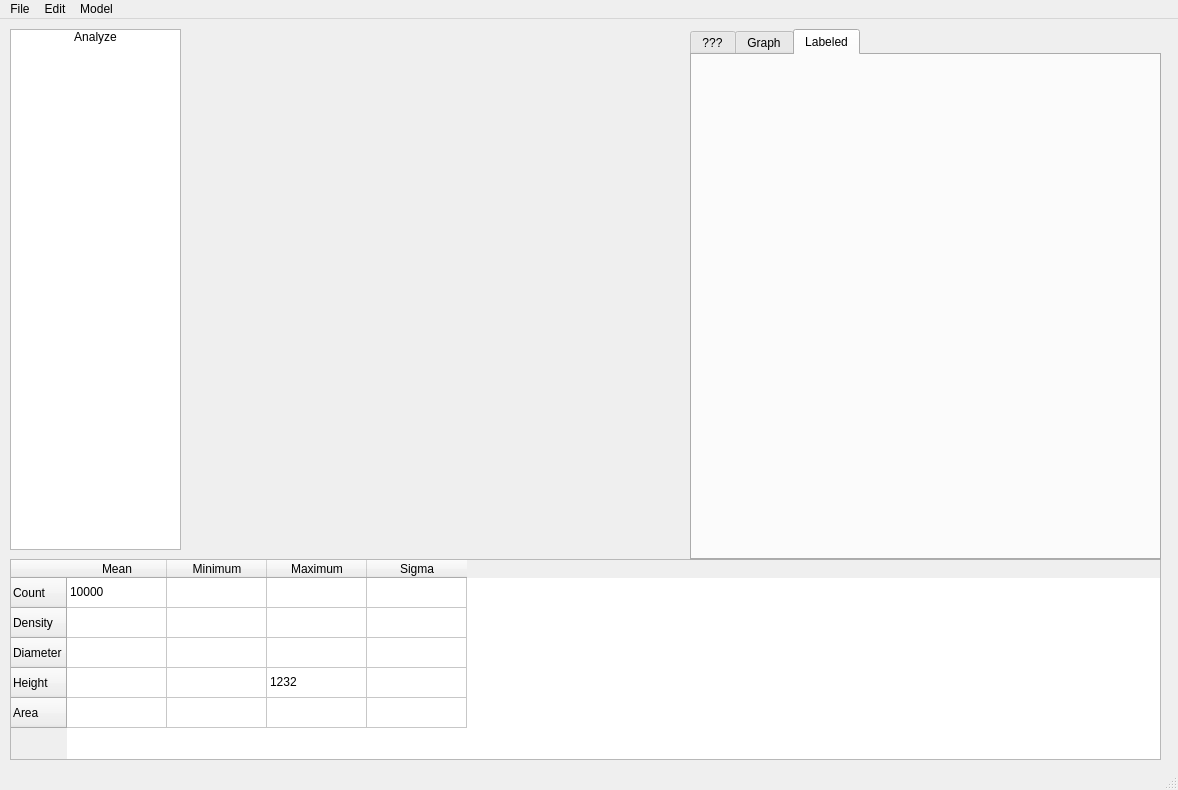
<?xml version="1.0" encoding="UTF-8"?>
<ui version="4.0">
 <class>MainWindow</class>
 <widget class="QMainWindow" name="MainWindow">
  <property name="geometry">
   <rect>
    <x>0</x>
    <y>0</y>
    <width>1178</width>
    <height>790</height>
   </rect>
  </property>
  <property name="windowTitle">
   <string>MainWindow</string>
  </property>
  <widget class="QWidget" name="centralwidget">
   <widget class="QLabel" name="label">
    <property name="geometry">
     <rect>
      <x>190</x>
      <y>30</y>
      <width>481</width>
      <height>501</height>
     </rect>
    </property>
    <property name="text">
     <string/>
    </property>
    <property name="pixmap">
     <pixmap>../../../Pictures/Screenshots/Screenshot from 2025-02-26 12-03-03.png</pixmap>
    </property>
   </widget>
   <widget class="QListWidget" name="listWidget">
    <property name="geometry">
     <rect>
      <x>10</x>
      <y>10</y>
      <width>171</width>
      <height>521</height>
     </rect>
    </property>
    <item>
     <property name="text">
      <string>Analyze</string>
     </property>
     <property name="textAlignment">
      <set>AlignCenter</set>
     </property>
    </item>
   </widget>
   <widget class="QTableWidget" name="tableWidget">
    <property name="geometry">
     <rect>
      <x>10</x>
      <y>540</y>
      <width>1151</width>
      <height>201</height>
     </rect>
    </property>
    <row>
     <property name="text">
      <string>Count</string>
     </property>
    </row>
    <row>
     <property name="text">
      <string>Density</string>
     </property>
    </row>
    <row>
     <property name="text">
      <string>Diameter</string>
     </property>
    </row>
    <row>
     <property name="text">
      <string>Height</string>
     </property>
    </row>
    <row>
     <property name="text">
      <string>Area</string>
     </property>
    </row>
    <column>
     <property name="text">
      <string>Mean</string>
     </property>
    </column>
    <column>
     <property name="text">
      <string>Minimum</string>
     </property>
    </column>
    <column>
     <property name="text">
      <string>Maximum</string>
     </property>
    </column>
    <column>
     <property name="text">
      <string>Sigma</string>
     </property>
    </column>
    <item row="0" column="0">
     <property name="text">
      <string>10000</string>
     </property>
    </item>
    <item row="3" column="2">
     <property name="text">
      <string>1232</string>
     </property>
    </item>
   </widget>
   <widget class="QTabWidget" name="tabWidget">
    <property name="geometry">
     <rect>
      <x>690</x>
      <y>10</y>
      <width>471</width>
      <height>531</height>
     </rect>
    </property>
    <property name="currentIndex">
     <number>2</number>
    </property>
    <widget class="QWidget" name="tab1">
     <attribute name="title">
      <string>???</string>
     </attribute>
     <widget class="QLabel" name="label1">
      <property name="geometry">
       <rect>
        <x>10</x>
        <y>10</y>
        <width>451</width>
        <height>481</height>
       </rect>
      </property>
      <property name="text">
       <string/>
      </property>
      <property name="pixmap">
       <pixmap>../../../Pictures/Screenshots/Screenshot from 2025-02-26 11-56-07.png</pixmap>
      </property>
     </widget>
    </widget>
    <widget class="QWidget" name="tab2">
     <attribute name="title">
      <string>Graph</string>
     </attribute>
     <widget class="QLabel" name="label2">
      <property name="geometry">
       <rect>
        <x>0</x>
        <y>0</y>
        <width>461</width>
        <height>491</height>
       </rect>
      </property>
      <property name="text">
       <string/>
      </property>
      <property name="pixmap">
       <pixmap>../../../Pictures/Screenshots/Screenshot from 2025-02-26 11-51-50.png</pixmap>
      </property>
     </widget>
    </widget>
    <widget class="QWidget" name="tab3">
     <attribute name="title">
      <string>Labeled</string>
     </attribute>
     <widget class="QLabel" name="label3">
      <property name="geometry">
       <rect>
        <x>10</x>
        <y>10</y>
        <width>451</width>
        <height>481</height>
       </rect>
      </property>
      <property name="text">
       <string/>
      </property>
      <property name="pixmap">
       <pixmap>../../../Pictures/Screenshots/Screenshot from 2025-02-26 11-44-39.png</pixmap>
      </property>
     </widget>
    </widget>
   </widget>
  </widget>
  <widget class="QMenuBar" name="menubar">
   <property name="geometry">
    <rect>
     <x>0</x>
     <y>0</y>
     <width>1178</width>
     <height>24</height>
    </rect>
   </property>
   <widget class="QMenu" name="menuFile">
    <property name="title">
     <string>File</string>
    </property>
   </widget>
   <widget class="QMenu" name="menuEdit">
    <property name="title">
     <string>Edit</string>
    </property>
   </widget>
   <widget class="QMenu" name="menuModel">
    <property name="title">
     <string>Model</string>
    </property>
    <addaction name="actionTrain_model"/>
    <addaction name="actionLoad_model"/>
   </widget>
   <addaction name="menuFile"/>
   <addaction name="menuEdit"/>
   <addaction name="menuModel"/>
  </widget>
  <widget class="QStatusBar" name="statusbar"/>
  <action name="actionTrain_model">
   <property name="text">
    <string>Train model</string>
   </property>
  </action>
  <action name="actionLoad_model">
   <property name="text">
    <string>Load model</string>
   </property>
  </action>
 </widget>
 <resources/>
 <connections/>
</ui>
